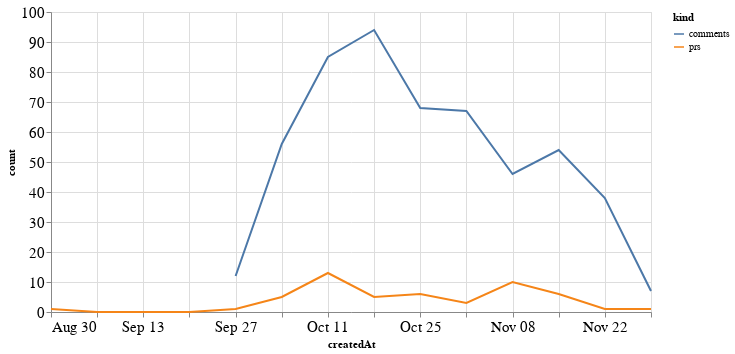

The cell this chart's notebook holds for it:
### Code cell
alt.Chart(total_time, width=600).mark_line().encode(
    x='createdAt',
    y='count',
    color='kind'
)

### Figure 1 — Vega-Lite specification as saved in the notebook (floating-point values rounded to 4 significant figures)
{"config": {"axisLeft": {"labelFontSize": 15}, "axisBottom": {"labelFontSize": 15}}, "data": {"name": "data-26f93173a664abbc780bbdb4630d1fd8"}, "mark": "line", "encoding": {"color": {"type": "nominal", "field": "kind"}, "x": {"type": "temporal", "field": "createdAt"}, "y": {"type": "quantitative", "field": "count"}}, "width": 600, "$schema": "https://vega.github.io/schema/vega-lite/v4.8.1.json", "datasets": {"data-26f93173a664abbc780bbdb4630d1fd8": [{"createdAt": "2020-08-30T00:00:00", "kind": "prs", "count": 1.0}, {"createdAt": "2020-09-06T00:00:00", "kind": "prs", "count": 0.0}, {"createdAt": "2020-09-13T00:00:00", "kind": "prs", "count": 0.0}, {"createdAt": "2020-09-20T00:00:00", "kind": "prs", "count": 0.0}, {"createdAt": "2020-09-27T00:00:00", "kind": "prs", "count": 1.0}, {"createdAt": "2020-10-04T00:00:00", "kind": "prs", "count": 5.0}, {"createdAt": "2020-10-11T00:00:00", "kind": "prs", "count": 13.0}, {"createdAt": "2020-10-18T00:00:00", "kind": "prs", "count": 5.0}, {"createdAt": "2020-10-25T00:00:00", "kind": "prs", "count": 6.0}, {"createdAt": "2020-11-01T00:00:00", "kind": "prs", "count": 3.0}, {"createdAt": "2020-11-08T00:00:00", "kind": "prs", "count": 10.0}, {"createdAt": "2020-11-15T00:00:00", "kind": "prs", "count": 6.0}, {"createdAt": "2020-11-22T00:00:00", "kind": "prs", "count": 1.0}, {"createdAt": "2020-11-29T00:00:00", "kind": "prs", "count": 1.0}, {"createdAt": "2020-08-30T00:00:00", "kind": "comments", "count": null}, {"createdAt": "2020-09-06T00:00:00", "kind": "comments", "count": null}, {"createdAt": "2020-09-13T00:00:00", "kind": "comments", "count": null}, {"createdAt": "2020-09-20T00:00:00", "kind": "comments", "count": null}, {"createdAt": "2020-09-27T00:00:00", "kind": "comments", "count": 12.0}, {"createdAt": "2020-10-04T00:00:00", "kind": "comments", "count": 56.0}, {"createdAt": "2020-10-11T00:00:00", "kind": "comments", "count": 85.0}, {"createdAt": "2020-10-18T00:00:00", "kind": "comments", "count": 94.0}, {"createdAt": "2020-10-25T00:00:00", "kind": "comments", "count": 68.0}, {"createdAt": "2020-11-01T00:00:00", "kind": "comments", "count": 67.0}, {"createdAt": "2020-11-08T00:00:00", "kind": "comments", "count": 46.0}, {"createdAt": "2020-11-15T00:00:00", "kind": "comments", "count": 54.0}, {"createdAt": "2020-11-22T00:00:00", "kind": "comments", "count": 38.0}, {"createdAt": "2020-11-29T00:00:00", "kind": "comments", "count": 7.0}]}}
